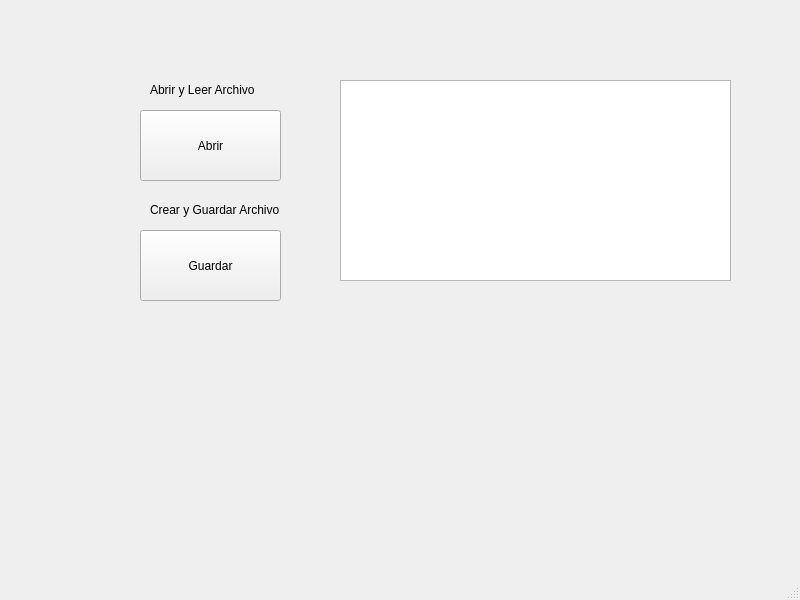
<?xml version="1.0" encoding="UTF-8"?>
<ui version="4.0">
 <class>MainWindow</class>
 <widget class="QMainWindow" name="MainWindow">
  <property name="geometry">
   <rect>
    <x>0</x>
    <y>0</y>
    <width>800</width>
    <height>600</height>
   </rect>
  </property>
  <property name="windowTitle">
   <string>MainWindow</string>
  </property>
  <widget class="QWidget" name="centralwidget">
   <widget class="QPushButton" name="Abrir">
    <property name="geometry">
     <rect>
      <x>140</x>
      <y>110</y>
      <width>141</width>
      <height>71</height>
     </rect>
    </property>
    <property name="text">
     <string>Abrir</string>
    </property>
   </widget>
   <widget class="QTextEdit" name="textEdit">
    <property name="geometry">
     <rect>
      <x>340</x>
      <y>80</y>
      <width>391</width>
      <height>201</height>
     </rect>
    </property>
   </widget>
   <widget class="QLabel" name="label_2">
    <property name="geometry">
     <rect>
      <x>150</x>
      <y>200</y>
      <width>131</width>
      <height>20</height>
     </rect>
    </property>
    <property name="text">
     <string>Crear y Guardar Archivo</string>
    </property>
   </widget>
   <widget class="QPushButton" name="Guardar">
    <property name="geometry">
     <rect>
      <x>140</x>
      <y>230</y>
      <width>141</width>
      <height>71</height>
     </rect>
    </property>
    <property name="text">
     <string>Guardar</string>
    </property>
   </widget>
   <widget class="QLabel" name="label">
    <property name="geometry">
     <rect>
      <x>150</x>
      <y>80</y>
      <width>131</width>
      <height>20</height>
     </rect>
    </property>
    <property name="text">
     <string>Abrir y Leer Archivo</string>
    </property>
   </widget>
  </widget>
  <widget class="QMenuBar" name="menubar">
   <property name="geometry">
    <rect>
     <x>0</x>
     <y>0</y>
     <width>800</width>
     <height>21</height>
    </rect>
   </property>
  </widget>
  <widget class="QStatusBar" name="statusbar"/>
 </widget>
 <resources/>
 <connections/>
</ui>
